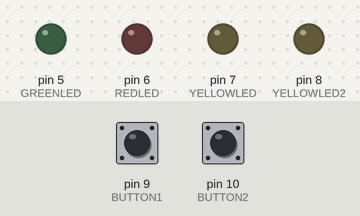
Simulated run of this sketch. Board: Arduino Uno, built with avr-gcc and run on an emulated ATmega328P. On the bench: output pins drawn as LEDs (lit = HIGH). Inputs (shaded band) come from the test bench; at power-on: pin 9 (BUTTON1) LOW, pin 10 (BUTTON2) LOW.

Above: at 1.2 s.
1.3 s: pin 9 (BUTTON1) pulled HIGH for 0.15 s
At 1.37 s:
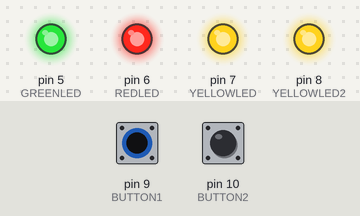
2.9 s: pin 9 (BUTTON1) pulled HIGH for 3.2 s
At 6.9 s:
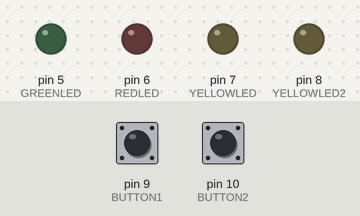
7.6 s: pin 10 (BUTTON2) pulled HIGH for 0.15 s
At 8.4 s:
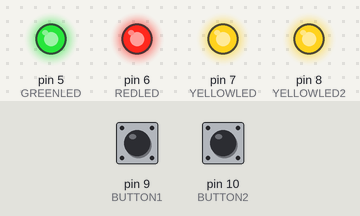
Timing chart, 0 to 10.6 s (numbered marks = the images above; inputs shaded):
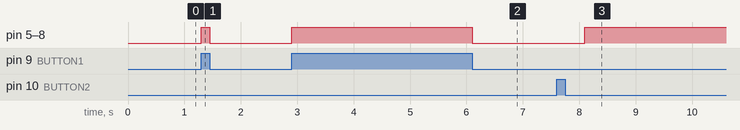

The sketch:

butonproject.ino
```cpp
#define YELLOWLED 7
#define REDLED 6
#define GREENLED 5
#define YELLOWLED2 8
#define BUTTON1 9
#define BUTTON2 10
int read1 = 0;
int read2 = 0;

void setup() {

  pinMode(YELLOWLED, OUTPUT);
  pinMode(REDLED, OUTPUT);
  pinMode(GREENLED, OUTPUT);
  pinMode(YELLOWLED2, OUTPUT);
  pinMode(BUTTON1, INPUT);
  pinMode(BUTTON2, INPUT);
}

void loop() {

  read1 = digitalRead(BUTTON1);
  read2 = digitalRead(BUTTON2);

  if (read1 == 1) { button1_func(read1); }

  if (read2 == 1) { button2_func(read2); }
}

void button1_func(int read) {

  while (read1 == 1) {

    digitalWrite(YELLOWLED, HIGH);
    digitalWrite(REDLED, HIGH);
    digitalWrite(GREENLED, HIGH);
    digitalWrite(YELLOWLED2, HIGH);
    read1 = digitalRead(BUTTON1);
  }

  digitalWrite(YELLOWLED, LOW);
  digitalWrite(REDLED, LOW);
  digitalWrite(GREENLED, LOW);
  digitalWrite(YELLOWLED2, LOW);
}

void button2_func(int read) {
  delay(500);
  read2 = digitalRead(BUTTON2);
  while (read2 == 0) {
    digitalWrite(YELLOWLED, HIGH);
    digitalWrite(REDLED, HIGH);
    digitalWrite(GREENLED, HIGH);
    digitalWrite(YELLOWLED2, HIGH);
    read2 = digitalRead(BUTTON2);
    delay(250);
    if (read2 == 1) {
      digitalWrite(YELLOWLED, LOW);
      digitalWrite(REDLED, LOW);
      digitalWrite(GREENLED, LOW);
      digitalWrite(YELLOWLED2, LOW);
      break;
    }
  }
}
```

Measured:
- after the input at 1.3 s, pin 5 (GREENLED), pin 6 (REDLED), pin 7 (YELLOWLED), pin 8 (YELLOWLED2): LOW → HIGH at once, → LOW 0.15 s later
- after the input at 2.9 s, pin 5 (GREENLED), pin 6 (REDLED), pin 7 (YELLOWLED), pin 8 (YELLOWLED2): LOW → HIGH at once, → LOW 3.2 s later
- after the input at 7.6 s, pin 5 (GREENLED), pin 6 (REDLED), pin 7 (YELLOWLED), pin 8 (YELLOWLED2): LOW → HIGH after 0.50 s
